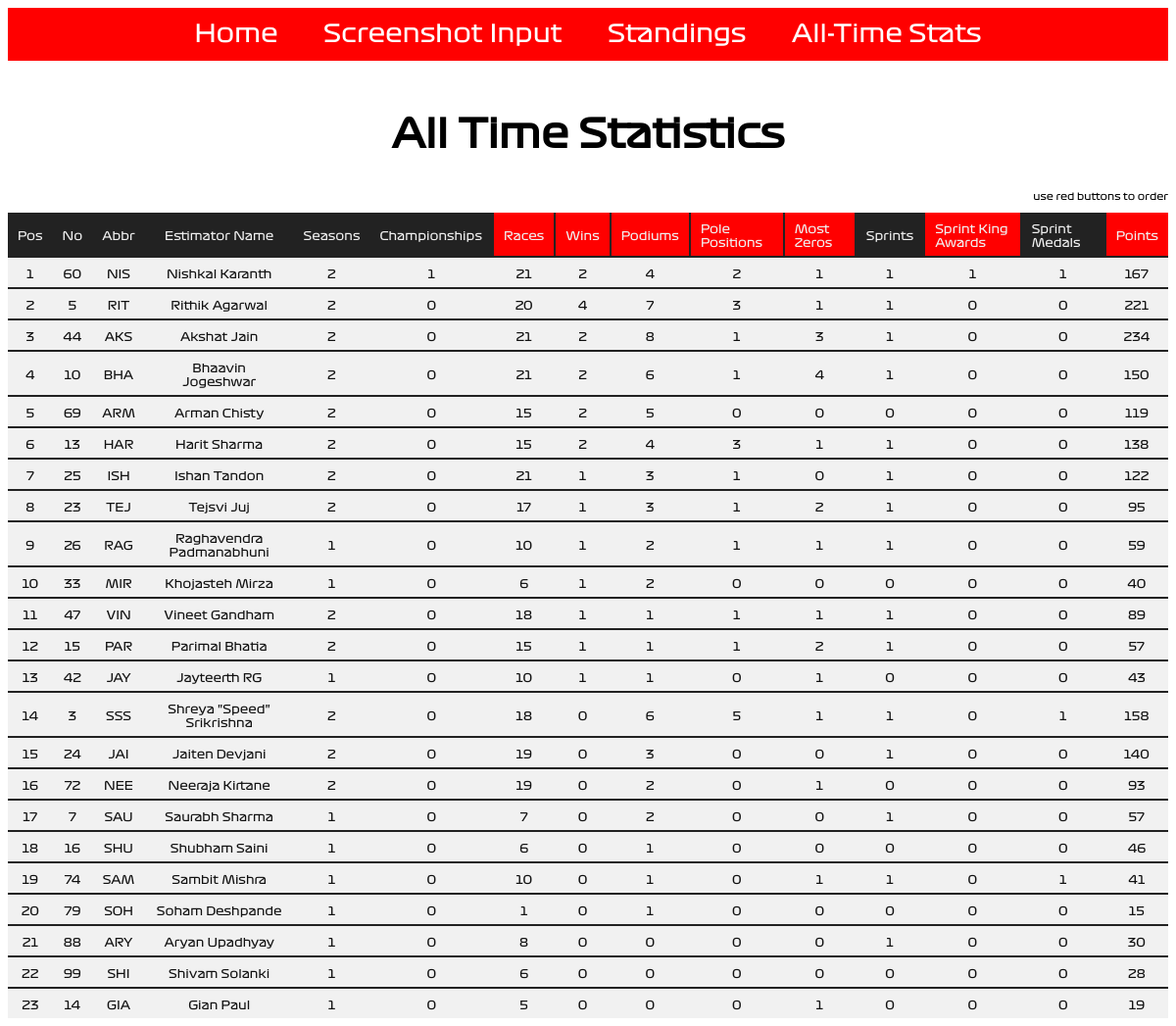
/alltimestats/, run on an earlier commit of the app's database.
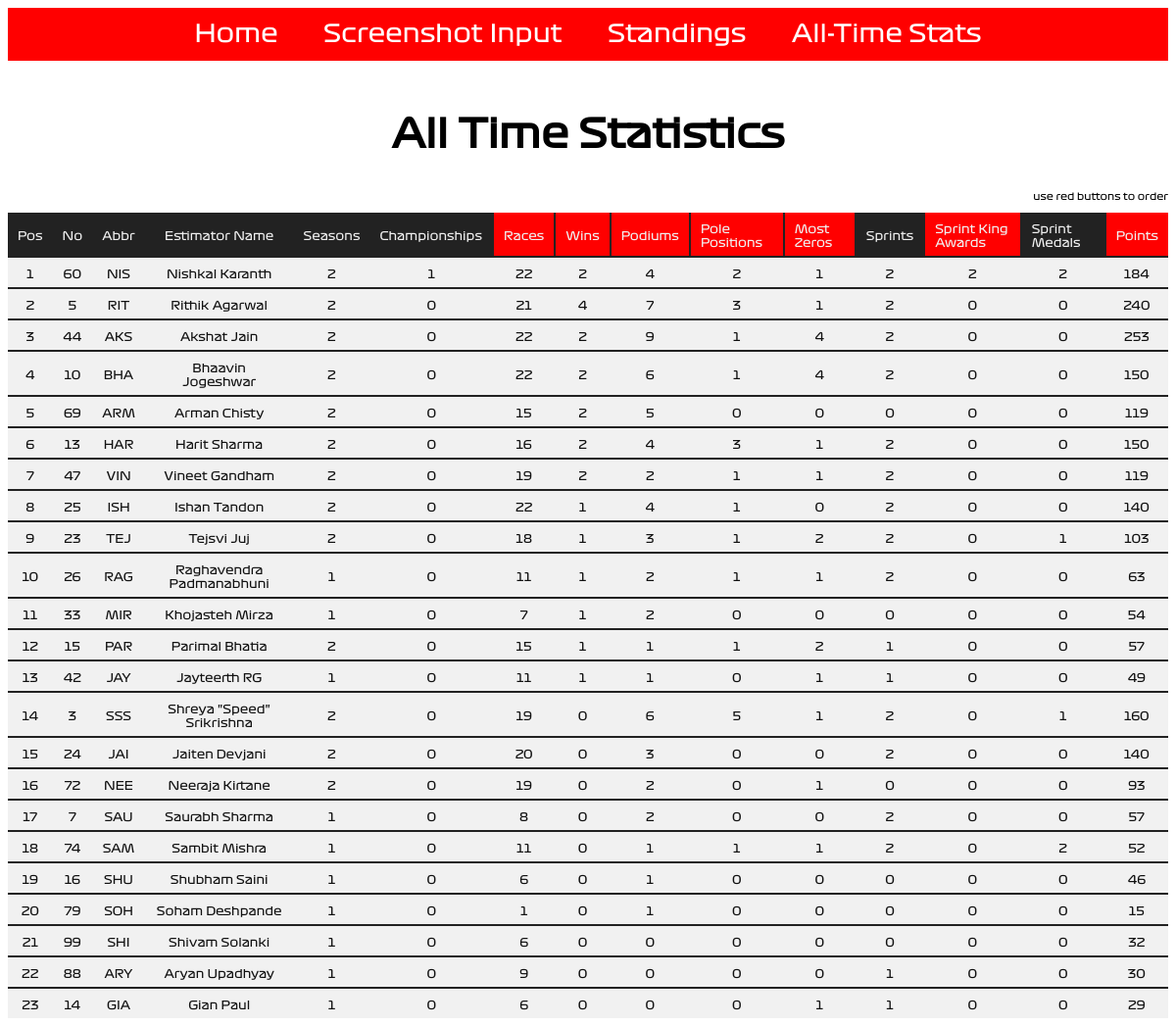
And on a later commit of the database.
### input_portal/models.py (models this page shows, shortened)
class alltime_leaderboard(models.Model):
    abbr = models.CharField(max_length = 4, unique = True)
    first_name = models.CharField(max_length = 32)
    last_name = models.CharField(max_length = 32)
    driver_no = models.IntegerField()
    points = models.FloatField()
    races = models.IntegerField()
    wins = models.IntegerField()
    podiums = models.IntegerField()
    sprints = models.IntegerField()
    sprint_king = models.IntegerField()
    sprint_medals = models.IntegerField()
    poles = models.IntegerField()
    most_zeros = models.IntegerField()
    seasons = models.IntegerField()
    championships = models.IntegerField()

### input_portal/views.py (the view)
# urls.py: path('alltimestats/', views.AllTimeStatsView, name='alltimestats'),
def AllTimeStatsView(request):
    href_list=['races', 'wins', 'podiums', 'poles', 'mostzeros', 'sprintkings', 'points']
    selected_list=['unselected', 'unselected', 'unselected', 'unselected', 'unselected', 'unselected', 'unselected']
    alltimestats_list = alltime_leaderboard.objects.order_by('-championships', '-wins', '-podiums', '-points')
    stats_dict = {'stat_table' : alltimestats_list, 'h': href_list, 's': selected_list}
    return render(request, 'alltimestats.html', context = stats_dict)

### input_portal/templates/input_portal/alltimestats.html
<!DOCTYPE html>
{% extends "input_portal/base.html" %}
{% block body_block %}
  <h2>All Time Statistics</h2>
  <p style="text-align: right; font-size: 10px"> use red buttons to order </p>
  {% if stat_table %}
  <table class="current_leaderboard centre">
  <thead>
    <td class="statHead"> Pos </td>
    <td class="statHead"> No </td>
    <td class="statHead"> Abbr </td>
    <td class="statHead tcentre"> Estimator Name </td>
    <td class="statHead"> Seasons </td>
    <td class="statHead"> Championships </td>
    <td class="statButton{{ s.0 }}"> <a href = "{{ h.0 }}"> Races </a> </td>
    <td class="statButton{{ s.1 }}"> <a href = "{{ h.1 }}"> Wins </a> </td>
    <td class="statButton{{ s.2 }}"> <a href = "{{ h.2 }}"> Podiums </a> </td>
    <td class="statButton{{ s.3 }}"> <a href = "{{ h.3 }}"> Pole Positions </a> </td>
    <td class="statButton{{ s.4 }}"> <a href = "{{ h.4 }}"> Most Zeros </a> </td>
    <td class="statHead"> Sprints </td>
    <td class="statButton{{ s.5 }}"> <a href = "{{ h.5 }}"> Sprint King Awards </a> </td>
    <td class="statHead"> Sprint Medals </td>
    <td class="statButton{{ s.6 }}"> <a href = "{{ h.6 }}"> Points </a> </td>
  </thead>
  {% for row in stat_table %}
    <tr>
      <td class="statText"> {{ forloop.counter }} </td>
      <td class="statText"> {{ row.driver_no }} </td>
      <td class="statText"> {{ row.abbr }} </td>
      <td class="statText"> {{ row.first_name }} {{ row.last_name }} </td>
      <td class="statText"> {{ row.seasons }} </td>
      <td class="statText"> {{ row.championships }} </td>
      <td class="statText"> {{ row.races }} </td>
      <td class="statText"> {{ row.wins }} </td>
      <td class="statText"> {{ row.podiums }} </td>
      <td class="statText"> {{ row.poles }} </td>
      <td class="statText"> {{ row.most_zeros }} </td>
      <td class="statText"> {{ row.sprints }} </td>
      <td class="statText"> {{ row.sprint_king }} </td>
      <td class="statText"> {{ row.sprint_medals }} </td>
      <td class="statText"> {{ row.points|floatformat:0 }} </td>
    </tr>
  {% endfor %}
  </table>
  {% else %}
    <p>No data found </p>
  {% endif %}
{% endblock %}

### input_portal/templates/input_portal/base.html (shortened to what this page needs)
{% load static %}
<!DOCTYPE html>
<html lang="en" dir="ltr">
  <head>
    <link rel="stylesheet" type="text/css" href="{% static '\css\formulaone.css' %}">
  </head>
  <body>
    <div style="background-color:red; font-family: f1reg; text-align: center; font-size: 25px; padding: 1%">
      <a href = "../../about" style="color: white">
        Home
      </a>
      <span style = "color:red">.....</span>
      <a href = "../../draggable" style="color: white">
        Screenshot Input
      </a>
      <span style = "color:red">.....</span>
      <a href = "../../estimatorstandings" style="color: white">
        Standings
      </a>
      <span style = "color:red">.....</span>
      <a href = "../../alltimestats" style="color: white">
        All-Time Stats
      </a>
    </div>
    <br>
    {% block body_block %}
    {% endblock %}
  </body>
</html>

### static/css/formulaone.css (style rules this page uses)
a:link { text-decoration: none; }
a { color: inherit; }
h2 { color: black; text-align: center; font-family: f1reg; font-size: 40px; }
p { color: black; text-align: center; font-family: f1reg; font-size: 20px; }
.centre { margin-left: auto; margin-right: auto; }
.tcentre { text-align: center; }
table { border-collapse: collapse; border-radius: 5px; border-style: hidden; box-shadow: 0 0 0 8px white; }
td { padding-top: 6px; padding-bottom: 6px; padding-right: 10px; padding-left: 10px; }
.resultTable, td { background-color: #f1f1f1; padding-top: 10px; }
.statHead { background-color: #222222; color: #f1f1f1; font-size: 12px; font-family: f1reg; }
.statButtonunselected { background-color: red; color: #f1f1f1; font-size: 12px; font-family: f1reg; border-left: 2px solid #222222; border-right: 2px solid #222222; }
.statText { background-color: #f1f1f1; color: #111111; font-size: 12px; font-family: f1reg; border-top: 2px solid #222222; border-bottom: 2px solid #222222; text-align: center; }

What changed in the data, as far as the page shows it:
changed alltime_leaderboard "NIS": races "21" → "22"; sprints "1" → "2"; sprint_king "1" → "2"; sprint_medals "1" → "2"; points "167" → "184"
changed alltime_leaderboard "RIT": races "20" → "21"; sprints "1" → "2"; points "221" → "240"
changed alltime_leaderboard "AKS": races "21" → "22"; podiums "8" → "9"; most_zeros "3" → "4"; sprints "1" → "2"; points "234" → "253"
changed alltime_leaderboard "BHA": races "21" → "22"; sprints "1" → "2"
changed alltime_leaderboard "HAR": races "15" → "16"; sprints "1" → "2"; points "138" → "150"
changed alltime_leaderboard "VIN": races "18" → "19"; wins "1" → "2"; podiums "1" → "2"; sprints "1" → "2"; points "89" → "119"; moves up the list
changed alltime_leaderboard "ISH": races "21" → "22"; podiums "3" → "4"; sprints "1" → "2"; points "122" → "140"
changed alltime_leaderboard "TEJ": races "17" → "18"; sprints "1" → "2"; sprint_medals "0" → "1"; points "95" → "103"
changed alltime_leaderboard "RAG": races "10" → "11"; sprints "1" → "2"; points "59" → "63"
changed alltime_leaderboard "MIR": races "6" → "7"; points "40" → "54"
changed alltime_leaderboard "JAY": races "10" → "11"; sprints "0" → "1"; points "43" → "49"
changed alltime_leaderboard "SSS": races "18" → "19"; sprints "1" → "2"; points "158" → "160"
changed alltime_leaderboard "JAI": races "19" → "20"; sprints "1" → "2"
changed alltime_leaderboard "SAU": races "7" → "8"; sprints "1" → "2"
changed alltime_leaderboard "SAM": races "10" → "11"; poles "0" → "1"; sprints "1" → "2"; sprint_medals "1" → "2"; points "41" → "52"; moves up the list
changed alltime_leaderboard "SHI": points "28" → "32"; moves up the list
changed alltime_leaderboard "ARY": races "8" → "9"
changed alltime_leaderboard "GIA": races "5" → "6"; sprints "0" → "1"; points "19" → "29"
